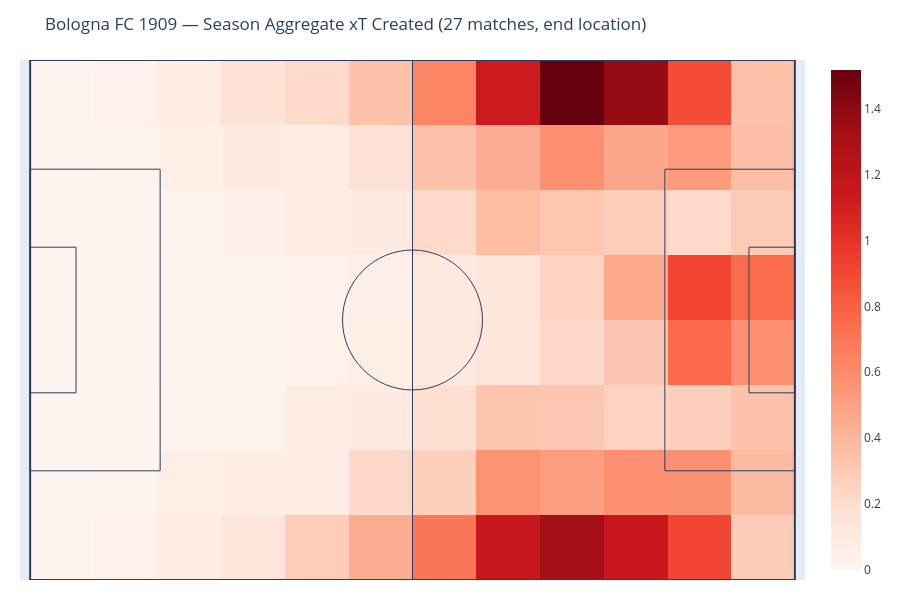

Notebook cell for this chart:
### Code cell
# =============================================================================
# SEASON AGGREGATE xT HEATMAP — current season only, selected team
# =============================================================================
# Scans match CSVs in DATA_DIR (the same folder the single-match file sits in,
# i.e. ONE season).  Pre-filters by filename so only the team's matches are
# loaded — much faster than reading all 230 files.
# =============================================================================

import warnings, re

# ---- 1) Derive a short team name for filename matching ----------------------
# Filenames look like "22_Inter_Pisa_ewod71x...csv" — team names are the 2nd
# and 3rd underscore-delimited tokens.  We extract a "short name" from the
# selected match file to grep for in all filenames.

def _extract_short_team_name(file_name: str, full_team_name: str) -> str:
    """
    Return the short name (e.g. 'Inter') used in filenames, derived from
    FILE_NAME.  Falls back to the first word of the full CSV team name.
    """
    parts = file_name.split("_")
    # parts[0] = matchday, parts[1] = home, parts[2] = away, parts[3+] = id
    if len(parts) >= 4:
        for p in parts[1:3]:            # check home & away tokens
            if p.lower() in full_team_name.lower():
                return p
    # fallback: first word of full name
    return full_team_name.split()[0]

SHORT_NAME = _extract_short_team_name(FILE_NAME, str(TEAM_TO_ANALYSE))
print(f"Team full name : {TEAM_TO_ANALYSE}")
print(f"Filename token : {SHORT_NAME}")

# ---- 2) Pre-filter CSVs by filename ----------------------------------------
all_csvs = sorted(DATA_DIR.glob("*.csv"))
team_csvs = [p for p in all_csvs if f"_{SHORT_NAME}_" in p.name]
print(f"Season files in {DATA_DIR.name}/: {len(all_csvs)} total, "
      f"{len(team_csvs)} contain '{SHORT_NAME}'")

# ---- 3) Loop only over the team's matches ----------------------------------
season_prog_list: list[pd.DataFrame] = []
skipped: list[str] = []

for csv_path in team_csvs:
    try:
        mdf = load_match_csv(csv_path)
    except Exception as exc:
        skipped.append(f"{csv_path.name}: {exc}")
        continue

    # Detect team column
    try:
        t_col = detect_team_col(mdf)
    except KeyError:
        skipped.append(f"{csv_path.name}: no team column")
        continue

    # Verify team is really in this file (safety check)
    teams_in_match = mdf[t_col].dropna().astype(str).unique()
    if str(TEAM_TO_ANALYSE) not in teams_in_match:
        skipped.append(f"{csv_path.name}: '{TEAM_TO_ANALYSE}' not in {list(teams_in_match)}")
        continue

    match_team_df = mdf[mdf[t_col].astype(str) == str(TEAM_TO_ANALYSE)].copy()

    # Column detection (per file, for robustness)
    m_type = _first_existing(mdf.columns,
                ["type_name", "type", "event", "event_type", "eventType", "eventName"])
    m_x  = _first_existing(mdf.columns, ["x", "X", "start_x", "startX", "pos_x"])
    m_y  = _first_existing(mdf.columns, ["y", "Y", "start_y", "startY", "pos_y"])
    m_ex = _first_existing(mdf.columns, ["endX", "end_x", "x_end", "Pass End X", "carry_end_x"])
    m_ey = _first_existing(mdf.columns, ["endY", "end_y", "y_end", "Pass End Y", "carry_end_y"])

    if m_x is None or m_y is None or m_ex is None or m_ey is None:
        skipped.append(f"{csv_path.name}: missing coord columns")
        continue

    # Pass/cross mask (reuse the notebook helper with per-file type column)
    match_passes = match_team_df[guess_pass_mask(match_team_df, type_col=m_type)].copy()
    if match_passes.empty:
        continue

    # Keep only successful actions
    s_col = guess_success_col(match_passes)
    if s_col is not None:
        match_passes = match_passes[mask_success(match_passes, s_col)].copy()

    # Normalise coordinates
    match_passes["x0"] = as_numeric(match_passes[m_x]).clip(0, 100)
    match_passes["y0"] = as_numeric(match_passes[m_y]).clip(0, 100)
    match_passes["x1"] = as_numeric(match_passes[m_ex]).clip(0, 100)
    match_passes["y1"] = as_numeric(match_passes[m_ey]).clip(0, 100)
    match_passes = match_passes.dropna(subset=["x0", "y0", "x1", "y1"])
    if match_passes.empty:
        continue

    # Flip to L→R & compute xT
    match_passes = flip_to_ltr(match_passes)
    match_passes = compute_xt_added(match_passes)

    pos = match_passes[match_passes["xT_added"] > 0]
    if not pos.empty:
        season_prog_list.append(pos[["x1", "y1", "xT_added"]])

if skipped:
    for s in skipped:
        warnings.warn(f"Skipped — {s}")

# ---- 4) Aggregate & plot ----------------------------------------------------
if not season_prog_list:
    print(f"⚠️  No positive-xT actions found for {TEAM_TO_ANALYSE}")
else:
    season_prog = pd.concat(season_prog_list, ignore_index=True)
    n_matches = len(season_prog_list)

    print(f"\n{'='*55}")
    print(f"Season summary for {TEAM_TO_ANALYSE}")
    print(f"  Matches processed : {n_matches}")
    print(f"  Positive xT actions: {len(season_prog)}")
    print(f"  Total xT added    : {season_prog['xT_added'].sum():.4f}")
    print(f"{'='*55}")

    # Heatmap (12×8, weighted by xT_added at end location)
    bins_x, bins_y = 12, 8
    xedges = np.linspace(0, 100, bins_x + 1)
    yedges = np.linspace(0, 100, bins_y + 1)

    H_season, xe, ye = np.histogram2d(
        season_prog["x1"], season_prog["y1"],
        bins=[xedges, yedges],
        weights=season_prog["xT_added"],
    )

    fig_season = go.Figure(data=go.Heatmap(
        z=H_season.T,
        x=(xe[:-1] + xe[1:]) / 2,
        y=(ye[:-1] + ye[1:]) / 2,
        colorscale="Reds",
        hovertemplate="x:%{x:.1f}<br>y:%{y:.1f}<br>xT added:%{z:.4f}<extra></extra>",
    ))

    fig_season = pitch_layout(
        fig_season,
        f"{TEAM_TO_ANALYSE} — Season Aggregate xT Created ({n_matches} matches, end location)",
    )
    fig_season.show()

### Figure 1 — Plotly figure (JSON) as saved in the notebook; plotly's stock layout.template omitted (floating-point values rounded to 4 significant figures)
{"data": [{"colorscale": [[0, "rgb(255,245,240)"], [0.125, "rgb(254,224,210)"], [0.25, "rgb(252,187,161)"], [0.375, "rgb(252,146,114)"], [0.5, "rgb(251,106,74)"], [0.625, "rgb(239,59,44)"], [0.75, "rgb(203,24,29)"], [0.875, "rgb(165,15,21)"], [1, "rgb(103,0,13)"]], "hovertemplate": "x:%{x:.1f}<br>y:%{y:.1f}<br>xT added:%{z:.4f}<extra></extra>", "type": "heatmap", "x": [4.167, 12.5, 20.83, 29.17, 37.5, 45.83, 54.17, 62.5, 70.83, 79.17, 87.5, 95.83], "y": [6.25, 18.75, 31.25, 43.75, 56.25, 68.75, 81.25, 93.75], "z": [[0.001, 0.0275, 0.072, 0.133, 0.289, 0.443, 0.7035, 1.161, 1.33, 1.153, 0.907, 0.292], [0.0015, 0.0105, 0.061, 0.084, 0.077, 0.224, 0.274, 0.562, 0.518, 0.5795, 0.5745, 0.381], [0.0, 0.008, 0.0085, 0.0155, 0.082, 0.0865, 0.193, 0.3285, 0.3205, 0.26, 0.2765, 0.344], [0.0, 0.0, 0.0055, 0.0195, 0.0255, 0.061, 0.1015, 0.146, 0.225, 0.327, 0.76, 0.5765], [0.0, 0.0, 0.0085, 0.0205, 0.0245, 0.0525, 0.0965, 0.1365, 0.25, 0.462, 0.9075, 0.75], [0.0, 0.011, 0.0175, 0.031, 0.085, 0.0985, 0.218, 0.37, 0.325, 0.2845, 0.22, 0.302], [0.001, 0.0185, 0.058, 0.088, 0.077, 0.177, 0.3435, 0.4425, 0.5835, 0.4735, 0.531, 0.362], [0.001, 0.0275, 0.0735, 0.1625, 0.221, 0.345, 0.6305, 1.128, 1.517, 1.37, 0.876, 0.348]]}], "layout": {"height": 600, "margin": {"b": 20, "l": 20, "r": 20, "t": 60}, "shapes": [{"line": {"width": 2}, "type": "rect", "x0": 0, "x1": 100, "y0": 0, "y1": 100}, {"line": {"width": 1}, "type": "line", "x0": 50, "x1": 50, "y0": 0, "y1": 100}, {"line": {"width": 1}, "type": "rect", "x0": 0, "x1": 17, "y0": 21, "y1": 79}, {"line": {"width": 1}, "type": "rect", "x0": 83, "x1": 100, "y0": 21, "y1": 79}, {"line": {"width": 1}, "type": "rect", "x0": 0, "x1": 6, "y0": 36, "y1": 64}, {"line": {"width": 1}, "type": "rect", "x0": 94, "x1": 100, "y0": 36, "y1": 64}, {"line": {"width": 1}, "type": "circle", "x0": 40.85, "x1": 59.15, "y0": 36.54, "y1": 63.46}], "title": {"text": "Bologna FC 1909 — Season Aggregate xT Created (27 matches, end location)"}, "width": 900, "xaxis": {"range": [0, 100], "showgrid": false, "visible": false, "zeroline": false}, "yaxis": {"autorange": false, "range": [0, 100], "scaleanchor": "x", "scaleratio": 0.68, "showgrid": false, "visible": false, "zeroline": false}}}
